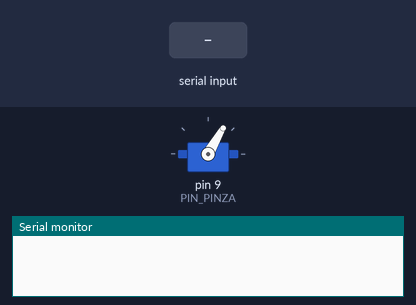
Bench run of a program on a simulated Arduino Uno, built with avr-gcc and run on an emulated ATmega328P. Shown: servo, the last lines printed to the serial monitor. Inputs (shaded band) come from the test bench.

Above: at 1.2 s.
1.3 s: "G90\n" received over Serial
At 2.5 s:
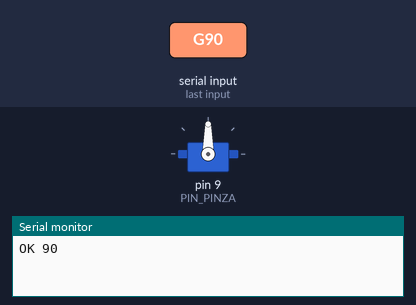
2.8 s: "G,45\n" received over Serial
At 3.8 s:
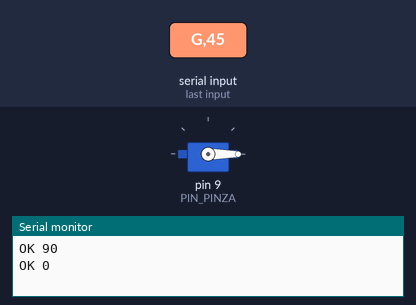
Timing chart, 0 to 5.8 s (numbered marks = the images above; inputs shaded):
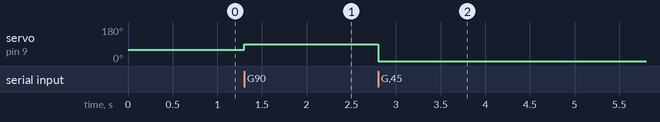

The program:

main.cpp
```cpp
#include <Arduino.h>
#include <Servo.h>

// Pinza MG996R controlada por comandos serial desde Python.
// Comando: "G<angulo>\n"  (ej: G60 abre, G120 cierra). Angulo 0-180.

Servo pinza;
const int PIN_PINZA = 9;          // Pin de señal (PWM) del servo
const int ANGULO_INICIAL = 60;    // Posición al encender (pinza abierta)

void setup() {
  Serial.begin(115200);
  pinza.attach(PIN_PINZA);
  pinza.write(ANGULO_INICIAL);
}

void loop() {
  if (Serial.available()) {
    String cmd = Serial.readStringUntil('\n');
    cmd.trim();
    if (cmd.length() > 1 && cmd.charAt(0) == 'G') {
      int angulo = constrain(cmd.substring(1).toInt(), 0, 180);
      pinza.write(angulo);
      Serial.print("OK ");
      Serial.println(angulo);
    }
  }
}
```

Measured:
- after the input at 1.3 s, servo on pin 9 (PIN_PINZA): 60° → 90° at once
- after the input at 2.8 s, servo on pin 9 (PIN_PINZA): 90° → 0° at once
